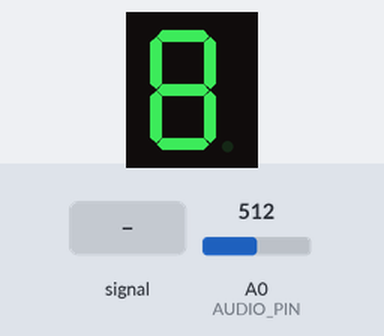
Bench run of a sketch on a simulated Arduino Uno, built with avr-gcc and run on an emulated ATmega328P. Shown: 1-digit seven-segment display. Wiring (inferred from the names in the program): 1-digit 7-segment display, segments lit when LOW: segments pin 11, pin 10, pin 9, pin 8, pin 7, pin 6, pin 5. The inputs (shaded band) are chosen by the test bench; at power-on: A0 (AUDIO_PIN) = 512. The segment pins are drawn as the display they are named for.

Above: at 2.2 s.
2.3 s: A0 (AUDIO_PIN) fed a 2 Hz sine of ±306 counts around its level
At 3.9 s:
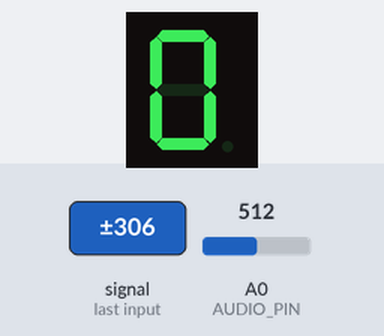
5.3 s: A0 (AUDIO_PIN) set to 716
Timing chart, 0 to 8.3 s (numbered marks = the images above; inputs shaded):
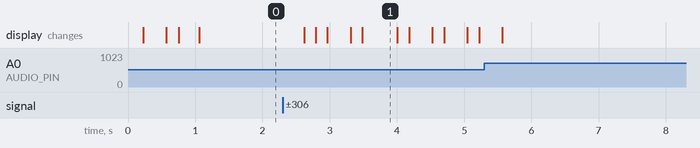

The sketch:

VU-Meter_Arduino.ino
```cpp
#include <Fix_fft.h>
/*
*@ANDRE
*/

//Configuracoes de pinos
#define AUDIO_PIN   A0
#define SEG_1_PIN   5
#define SEG_2_PIN   7
#define SEG_3_PIN   6
#define SEG_4_PIN   8
#define SEG_5_PIN   9
#define SEG_6_PIN   10
#define SEG_7_PIN   11

int sensorValue = 0;
int outputValue = 0;

//Configuração da lib FFT
#define SAMPLES  128 //tamanho da matriz da transformada
char im[SAMPLES]; //matriz imaginaria
char data[SAMPLES]; //amostras de audio

//Funcao para acender o VU
void setVU(int valor ){

  //Calcula as divisoes do valor (max / faixas)
  int div = 256 / 7;

  //TODO: achar uma forma mais elegante para escrever esse bloco condicional
  if( valor > 0 )
    digitalWrite( SEG_1_PIN, HIGH );
  else
    digitalWrite( SEG_1_PIN, LOW );

  if( valor > div )
    digitalWrite( SEG_2_PIN, HIGH );
  else
    digitalWrite( SEG_2_PIN, LOW );

  if( valor > (div*2) )
    digitalWrite( SEG_3_PIN, HIGH );
  else
    digitalWrite( SEG_3_PIN, LOW );

  if( valor > (div*3) )
    digitalWrite( SEG_4_PIN, HIGH );
  else
  digitalWrite( SEG_4_PIN, LOW );

  if( valor > (div*4) )
    digitalWrite( SEG_5_PIN, HIGH );
  else
    digitalWrite( SEG_5_PIN, LOW );

  if( valor > (div*5) )
    digitalWrite( SEG_6_PIN, HIGH );
  else
    digitalWrite( SEG_6_PIN, LOW );

  if( valor > (div*6) )
    digitalWrite( SEG_7_PIN, HIGH );
  else
    digitalWrite( SEG_7_PIN, LOW );
}

void setup() {

  Serial.begin( 9600 );

  pinMode( SEG_1_PIN, OUTPUT );
  pinMode( SEG_2_PIN, OUTPUT );
  pinMode( SEG_3_PIN, OUTPUT );
  pinMode( SEG_4_PIN, OUTPUT );
  pinMode( SEG_5_PIN, OUTPUT );
  pinMode( SEG_6_PIN, OUTPUT );
  pinMode( SEG_7_PIN, OUTPUT );

  //Esse lado acende e apaga o VU 2 vezes para testar
  for( int y=0; y < 2; y++) {
    int x = 1;
    for (int i = 0; i > -1; i = i + x){
      setVU( i );
      delay(1);
      if (i == 255) x = -1;
    }
  }

  pinMode( AUDIO_PIN, INPUT );
}

int static i = 0;
static long tt;
int amostra;

void loop() {

  //Bloco de captura do audio
  if (i < SAMPLES){
    amostra = analogRead( AUDIO_PIN );
    //converte a amostra para 8 bits e remove o "dc bias"
    data[i] = (amostra / 4) - 128;
    im[i] = 0;
    i++;

  } else {

     //Se ja capturou todas as amostrar, executa a funcao FFT
    fix_fft(data,im, 7 ,0);

    for (i=0; i< SAMPLES;i++){
       //Extrai somente os valores absolutos de cada faixa
       //calculando a hipotenusa do triangulo formado pela amostra
       //e o valor da transformada de cada faixa
       data[i] = sqrt(data[i] * data[i] + im[i] * im[i]);
    }

    //Usei o valor da segunda banda e amplifico o valor multiplicando
    //por uma constante (16). Essa constante pode vir de um potenciometro
    //preferi colocar fixo
    //TODO: realizar a escala dinamicamente calculando
    //o maximo e o minimo
    outputValue = data[1] * 16;
    i = 0;

    //atualiza o VU
    setVU( outputValue );
  }

}
```

Measured:
- after the input at 2.3 s, the display: changes after 0.32 s (image 1)
- what the display in image 1 shows lasts 0.5 s, from 3.5 s to 4.0 s
